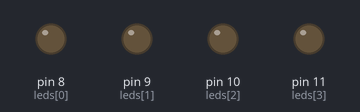
The sketch below on a simulated Arduino Uno, built with avr-gcc and run on an emulated ATmega328P. Shown: output pins drawn as LEDs (lit = HIGH).

Above: at 0.1 s.
At 0.7 s:
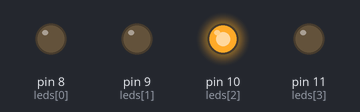
At 1.3 s:
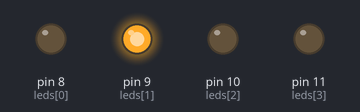
At 1.7 s:
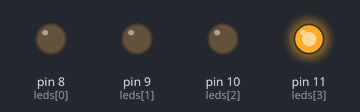
At 2.7 s:
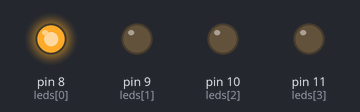
Timing chart, 0 to 3.0 s (numbered marks = the images above):
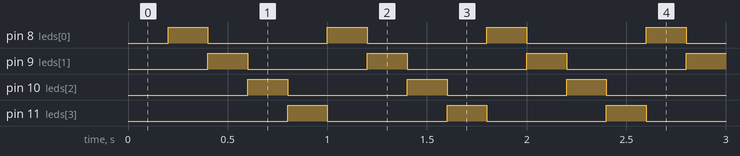

Measured:
- by itself, pin 8 (leds[0]), pin 9 (leds[1]), pin 10 (leds[2]), pin 11 (leds[3]): alternates HIGH for 0.20 s and LOW for 0.60 s
- by itself, everything shown: repeats every 0.80 s, in 4 steps

The sketch:

exercicio_2-lista.ino
```cpp
int leds[] = {8, 9, 10, 11};
int ledAtual = 0;

unsigned long tempoAnterior = 0;
unsigned long intervalo = 200; // 200 ms

void setup() {
  for (int i = 0; i < 4; i++) {
    pinMode(leds[i], OUTPUT);
  }
}

void loop() {
  unsigned long tempoAtual = millis();

  if (tempoAtual - tempoAnterior >= intervalo) {
    tempoAnterior = tempoAtual;

    // apaga todos os LEDs
    for (int i = 0; i < 4; i++) {
      digitalWrite(leds[i], LOW);
    }

    // liga o LED atual
    digitalWrite(leds[ledAtual], HIGH);

    // avança para o próximo LED
    ledAtual++;

    if (ledAtual > 3) {
      ledAtual = 0; // reinicia a sequência
    }
  }
}
```
